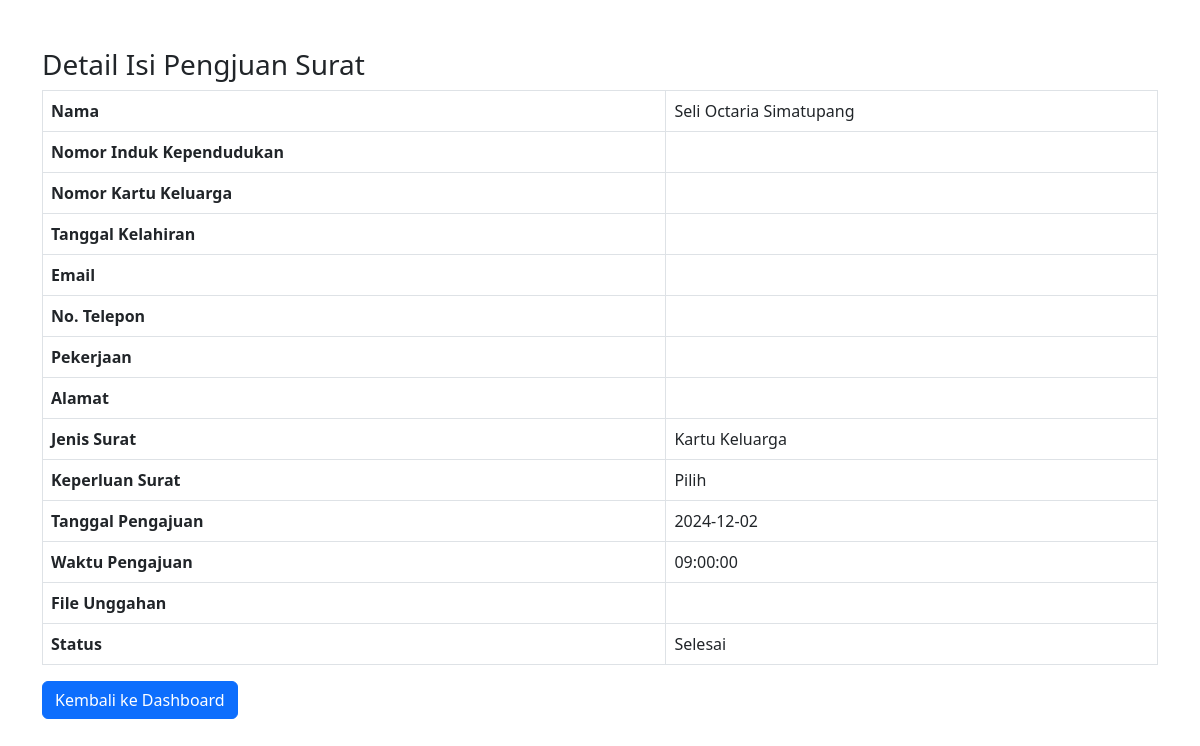
Page /desa_toapaya_selatan/lihat-pengajuan.php?id=2 on the committed database.
### tables this page shows
CREATE TABLE `pengajuan_surat` (
  `id` int(11) NOT NULL,
  `user_id` int(11) DEFAULT NULL,
  `nama` varchar(30) NOT NULL,
  `nik` varchar(20) NOT NULL,
  `kk` varchar(20) NOT NULL,
  `kelahiran` varchar(255) NOT NULL,
  `email` varchar(255) NOT NULL,
  `telepon` varchar(15) NOT NULL,
  `pekerjaan` varchar(255) NOT NULL,
  `alamat` text NOT NULL,
  `jenis_surat` varchar(50) NOT NULL,
  `keperluan_surat` enum('Pilih','Pribadi','Pekerjaan','Pendidikan','Lainnya') DEFAULT 'Pilih',
  `tanggal_masuk` date NOT NULL,
  `waktu_pengajuan` time NOT NULL,
  `status` enum('Pending','Diproses','Selesai') DEFAULT 'Pending',
  `aksi` varchar(50) DEFAULT 'Lihat',
  `file_unggahan` varchar(255) DEFAULT NULL
);

### desa_toapaya_selatan/lihat-pengajuan.php (the view, shortened to what this page needs)
<?php
include 'config.php';
if (isset($_GET['id'])) {
    $id = $_GET['id'];
    $query = "SELECT * FROM pengajuan_surat WHERE id = ?";
    $stmt = $conn->prepare($query);
    $stmt->bind_param("i", $id);
    $stmt->execute();
    $result = $stmt->get_result();
    if ($result->num_rows > 0) {
        $row = $result->fetch_assoc();
    } else {
        echo "Data tidak ditemukan!";
        exit;
    }
} else {
    echo "ID tidak valid!";
    exit;
}
?>
<!DOCTYPE html>
<html lang="en">
<head>
    <link rel="stylesheet" href="https://cdn.jsdelivr.net/npm/bootstrap@5.3.0/dist/css/bootstrap.min.css">
</head>
<body>
    <div class="container mt-5">
        <h3>Detail Isi Pengjuan Surat</h3>
        <table class="table table-bordered">
            <tr>
                <th>Nama</th>
                <td><?= htmlspecialchars($row['nama']); ?></td>
            </tr>
            <tr>
                <th>Nomor Induk Kependudukan</th>
                <td><?= htmlspecialchars($row['nik']); ?></td>
            </tr>
            <tr>
                <th>Nomor Kartu Keluarga</th>
                <td><?= htmlspecialchars($row['kk']); ?></td>
            </tr>
            <tr>
                <th>Tanggal Kelahiran</th>
                <td><?= htmlspecialchars($row['kelahiran']); ?></td>
            </tr>
            <tr>
                <th>Email</th>
                <td><?= htmlspecialchars($row['email']); ?></td>
            </tr>
            <tr>
                <th>No. Telepon</th>
                <td><?= htmlspecialchars($row['telepon']); ?></td>
            </tr>
            <tr>
                <th>Pekerjaan</th>
                <td><?= htmlspecialchars($row['pekerjaan']); ?></td>
            </tr>
            <tr>
                <th>Alamat</th>
                <td><?= htmlspecialchars($row['alamat']); ?></td>
            </tr>
            <tr>
                <th>Jenis Surat</th>
                <td><?= htmlspecialchars($row['jenis_surat']); ?></td>
            </tr>
            <tr>
                <th>Keperluan Surat</th>
                <td><?= htmlspecialchars($row['keperluan_surat']); ?></td>
            </tr>
            <tr>
                <th>Tanggal Pengajuan</th>
                <td><?= htmlspecialchars($row['tanggal_masuk']); ?></td>
            </tr>
            <tr>
                <th>Waktu Pengajuan</th>
                <td><?= htmlspecialchars($row['waktu_pengajuan']); ?></td>
            </tr>
            <tr>
                <th>File Unggahan</th>
                <td><?= htmlspecialchars($row['file_unggahan']); ?></td>
            </tr>
            <tr>
                <th>Status</th>
                <td><?= htmlspecialchars($row['status']); ?></td>
            </tr>
        </table>
        <a href="Pengajuan-surat.php" class="btn btn-primary">Kembali ke Dashboard</a>
    </div>
</body>
</html>

### rows in the picture
pengajuan_surat: nama "Seli Octaria Simatupang", jenis_surat "Kartu Keluarga", keperluan_surat "Pilih", tanggal_masuk "2024-12-02", waktu_pengajuan "09:00:00", status "Selesai"
